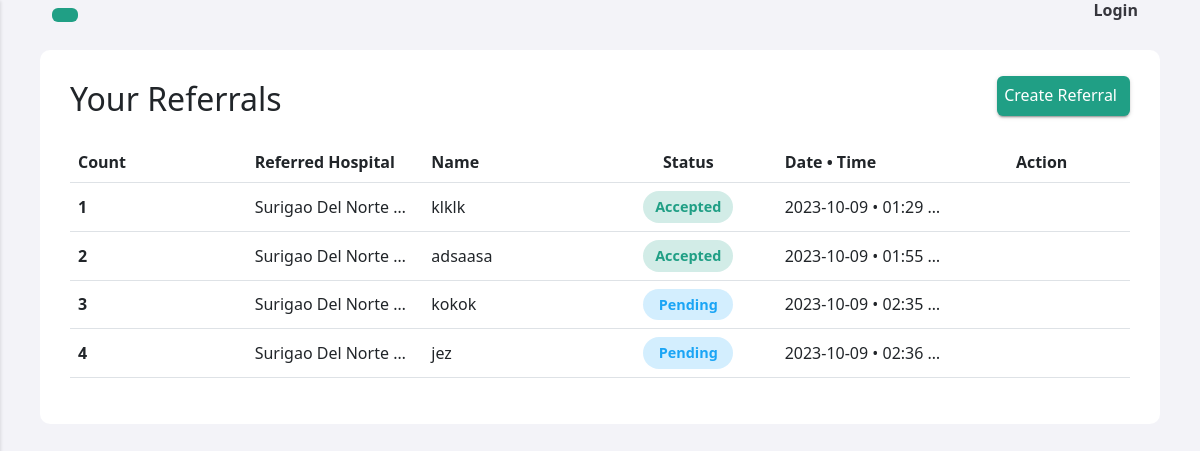
The page /referrals.php (signed in) on the database as committed earlier.
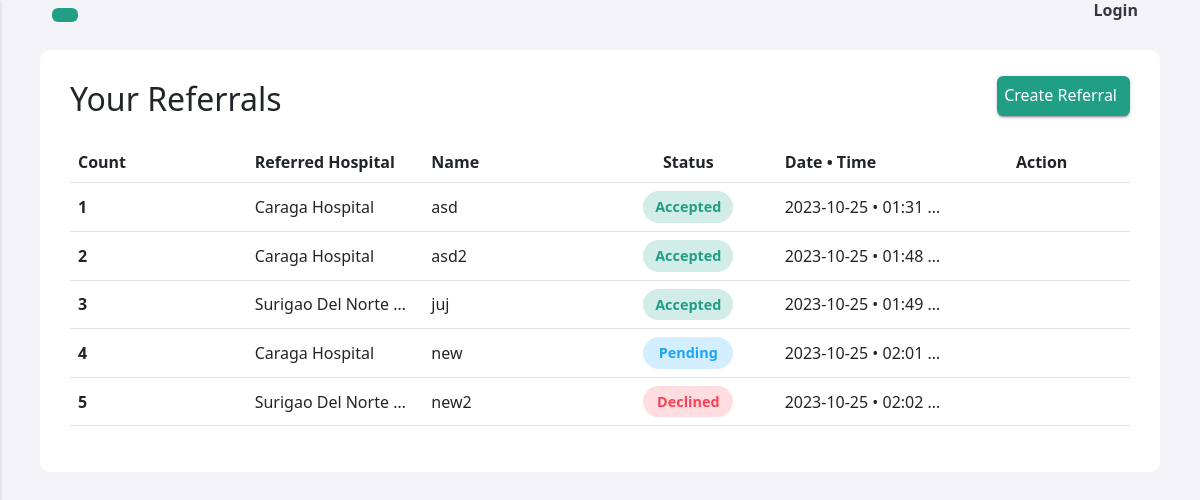
The same page on the database as committed later.
### tables this page shows
CREATE TABLE `referral_forms` (
  `id` int(11) NOT NULL,
  `Name` varchar(255) DEFAULT NULL
);

CREATE TABLE `facilities` (
  `fclt_id` int(11) NOT NULL,
  `fclt_name` varchar(255) NOT NULL,
  `fclt_password` varchar(255) NOT NULL,
  `fclt_ref_id` varchar(255) NOT NULL,
  `fclt_type` varchar(255) NOT NULL,
  `fclt_address` varchar(255) NOT NULL,
  `img_url` text NOT NULL
);

CREATE TABLE `referral_records` (
  `id` int(11) NOT NULL,
  `fclt_id` int(11) NOT NULL,
  `rfrrl_id` int(11) NOT NULL,
  `date` varchar(255) NOT NULL,
  `time` varchar(255) NOT NULL,
  `referred_hospital` varchar(255) NOT NULL,
  `status` varchar(255) NOT NULL
);

### includes/referral_functions.inc.php (called while the page is built, shortened)
<?php
include 'dbh.inc.php';
function myReferrals() {
    global $conn, $fclt_id;
    $sql = "SELECT referral_forms.*, referral_records.*, facilities.*
    FROM referral_forms
    INNER JOIN referral_records ON referral_forms.id = referral_records.rfrrl_id
    INNER JOIN facilities ON facilities.fclt_id = referral_records.referred_hospital
    WHERE referral_records.fclt_id = $fclt_id";
    $result = mysqli_query($conn, $sql);
    if ($result) {
        $referrals = mysqli_fetch_all($result, MYSQLI_ASSOC);
        return $referrals;
    } else {
        echo "Error executing query: " . mysqli_error($conn);
    }
    return array();
}

### referrals.php (the view, shortened to what this page needs)
<?php
include_once 'header.php';
include_once 'includes/referral_functions.inc.php';
$displayreferrals = myReferrals() ;
?>
<div class="feed">
<div class="head" id="reload">
<h2 class="left-heading mb-4">Your Referrals</h2>
<?php
if (isset($_SESSION["first_account"])) {
    if ($_SESSION["facility"] == 'Birthing Home' || $_SESSION["facility"] == 'Provincial Hospital') {
        echo '<button type="button" class="right-button btn " data-bs-toggle="modal" data-bs-target="#staticBackdrop"><i class="fi fi-br-plus"></i> Create Referral</button>';
    }
}
?>
</div>
<div id="yourDivId" class="yourDivClass">
<div class="table-responsive">
    <table class="table equal-width-table">
      <thead>
        <tr>
          <th scope="col">Count</th>
          <th scope="col">Referred Hospital</th>
          <th scope="col">Name</th>
          <th scope="col" class="action-column">Status</th>
          <th scope="col">Date • Time</th>
          <th scope="col" class="action-column">Action</th>
        </tr>
      </thead>
      <tbody>
        <?php
        $count = 0;
        foreach ($displayreferrals as $displayreferrals) {
          $count++;
          $rffrl_id = $displayreferrals['rfrrl_id'];
          $rfrrd_hospital = $displayreferrals['fclt_name'];
          $Name = $displayreferrals['Name'];
          $status = $displayreferrals['status'];
          $date = $displayreferrals['date'];
          $time = $displayreferrals['time'];
          echo '<tr>
          <th scope="row">' . $count . '</th>
          <td>' . $rfrrd_hospital . '</td>
          <td>' . $Name . '</td>
          <td class="action-column" id="'.$status.'-column"><p>' . $status . '</p></td>
          <td>' . $date . ' • ' . $time . '</td>
          <td class="action-column">
          <button id="icon-btn" type="button" value="'.$rffrl_id.'" class="viewRecord"><i class="fi fi-rr-eye"></i></button>
          </td>
        </tr>';
        }
        ?>
      </tbody>
    </table>
  </div>
  </div>
  </div>
<?php
include_once 'footer.php'
?>

Rows that differ between the two databases and show on the page:
removed referral_forms: facilities.fclt_name "Surigao Del Norte P…", Name "klklk", referral_records.status "Accepted", referral_records.date "2023-10-09", referral_records.time "01:29…"
removed referral_forms: facilities.fclt_name "Surigao Del Norte P…", Name "adsaasa", referral_records.status "Accepted", referral_records.date "2023-10-09", referral_records.time "01:55…"
removed referral_forms: facilities.fclt_name "Surigao Del Norte P…", Name "kokok", referral_records.status "Pending", referral_records.date "2023-10-09", referral_records.time "02:35…"
removed referral_forms: facilities.fclt_name "Surigao Del Norte P…", Name "jez", referral_records.status "Pending", referral_records.date "2023-10-09", referral_records.time "02:36…"
added referral_forms: facilities.fclt_name "Caraga Hospital", Name "asd", referral_records.status "Accepted", referral_records.date "2023-10-25", referral_records.time "01:31…"
added referral_forms: facilities.fclt_name "Caraga Hospital", Name "asd2", referral_records.status "Accepted", referral_records.date "2023-10-25", referral_records.time "01:48…"
added referral_forms: facilities.fclt_name "Surigao Del Norte P…", Name "juj", referral_records.status "Accepted", referral_records.date "2023-10-25", referral_records.time "01:49…"
added referral_forms: facilities.fclt_name "Caraga Hospital", Name "new", referral_records.status "Pending", referral_records.date "2023-10-25", referral_records.time "02:01…"
added referral_forms: facilities.fclt_name "Surigao Del Norte P…", Name "new2", referral_records.status "Declined", referral_records.date "2023-10-25", referral_records.time "02:02…"
